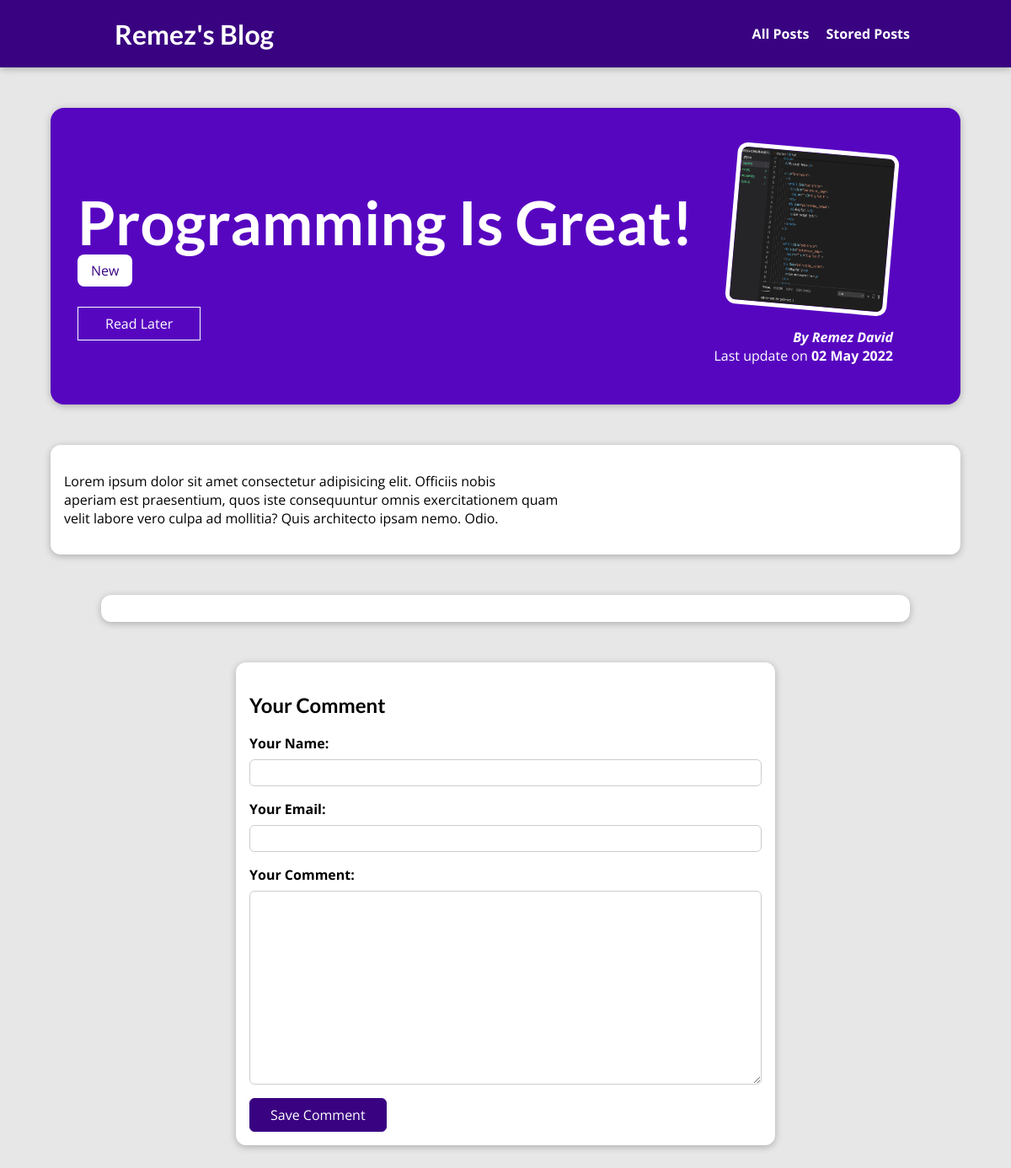
Page /posts/programming-is-fun on the committed database.
### blog/models.py (models this page shows, shortened)
class Post(models.Model):
    title = models.CharField(max_length=150)
    excerpt = models.CharField(max_length=200)
    image = models.ImageField(upload_to="posts", null=True)
    date = models.DateField(auto_now=True)
    slug = models.SlugField(unique=True)
    content = models.TextField(validators=[MinLengthValidator(10)])
    author = models.ForeignKey(
        Author, on_delete=models.SET_NULL, related_name="posts", null=True)
    tags = models.ManyToManyField(Tag)

class Tag(models.Model):
    caption = models.CharField(max_length=20)

class Author(models.Model):
    first_name = models.CharField(max_length=100)
    last_name = models.CharField(max_length=100)
    email_address = models.EmailField()
    def full_name(self):
        return f"{self.first_name} {self.last_name}"
    def __str__(self):
        return self.full_name()

### blog/views.py (the view, shortened to what this page needs)
# urls.py: path('posts/<slug:slug>', view=views.SinglePostView.as_view(),
class SinglePostView(View):
    def is_stored_post(self, request, post_id):
        stored_posts = request.session.get("stored_posts")
        if stored_posts is not None:
            is_saved_for_later = post_id in stored_posts
        else:
            is_saved_for_later = False
        return is_saved_for_later
    def get(self, request, slug):
        post = Post.objects.get(slug=slug)
        context = {
            "post": post,
            "post_tags": post.tags.all(),
            "comment_form": CommentForm(),
            "comments": post.comments.all().order_by("-id"),
            "saved_for_later": self.is_stored_post(request, post.id),
        }
        return render(request=request, template_name="blog/post-detail.html", context=context)

### blog/forms.py
class CommentForm(forms.ModelForm):
    class Meta:
        model = Comment
        exclude = ["post"]
        labels = {
            "user_name": "Your Name",
            "user_email": "Your Email",
            "text": "Your Comment",
        }

### blog/templates/blog/post-detail.html (shortened to what this page needs)
{% extends 'base.html' %}
{% load static %}
{% block css_files %}
<link rel="stylesheet" href={% static 'blog/post-detail.css' %}>
{% endblock css_files %}
{% block page_content %}
<section id='summary'>
    <h2>{{ post.title }}</h2>
    <div>
        {% for tag in post_tags %}
        <span class="tag">{{tag.caption}}</span>
        {% endfor %}
    </div>
    <div id="read-later">
       <form action="{% url 'read-later' %}" method="POST">
            <button>
                {% if saved_for_later %}
                Remove from "Read Later" list
                {% else %}
                Read Later
                {% endif %}
            </button>
       </form>
    </div>
    <article>
        <img src="{{ post.image.url }}"} alt={{ post.title }}>
        <address>By <a href="mailto:{{post.author.email_address}}">{{ post.author }}</a></address>
        <div>
            Last update on <time>{{post.date|date:'d M Y'}}</time>
        </div>
    </article>
</section>
<main>
    {{ post.content|linebreaks }}
</main>
<section id="comments">
</section>
    <section id="comment-form">
        <h2>Your Comment</h2>
        <form action="{% url 'post-detail-page' post.slug %}" method="POST">
            {% for form_field in comment_form %}
            <div class="form-control {% if form_field.errors %}invalid{% endif %}">
                {{ form_field.label_tag }}
                {{ form_field }}
            </div>
            {% endfor %}
            <button>Save Comment</button>
        </form>
    </section>
{% endblock  %}

### static/app.css (style rules this page uses)
* { box-sizing: border-box; }
html { font-family: 'Open Sans', 'Lato', sans-serif; }
body { margin: 0; }
h1, h2, h3 { font-family: 'Lato', sans-serif; font-weight: bold; }

### blog/static/blog/post-detail.css (style rules this page uses)
body { background-color: #e7e7e7; }
#summary { margin: 8rem auto 3rem auto; padding: 2rem; width: 90%; max-width: 90rem; border-radius: 16px; background-color: #5706c0; position: relative; box-shadow: 0 2px 8px rgba(0, 0, 0, 0.25); height: 22rem; }
#summary h2 { color: white; font-size: 4.5rem; margin-bottom: 0.25rem; }
#summary article { position: absolute; top: 2rem; right: 3rem; padding: 1rem 2rem; border-radius: 12px; text-align: right; color: white; }
#summary article img { width: 12rem; height: 12rem; border-radius: 12px; transform: rotateZ(5deg); border: 5px solid white; margin-bottom: 1rem; }
#summary address { font-weight: bold; }
#summary a { color: white; text-decoration: none; }
#summary time { font-weight: bold; }
#read-later { margin: 2rem 0; }
#read-later button { background-color: transparent; border: 1px solid white; padding: 0.5rem 2rem; font: inherit; color: white; cursor: pointer; }
main { width: 90%; max-width: 90rem; margin: 3rem auto; background-color: white; padding: 1rem; border-radius: 12px; box-shadow: 0 2px 8px rgba(0, 0, 0, 0.25); }
.tag { background-color: white; color: #390281; padding: 0.5rem 1rem; border-radius: 8px; }
#comment-form { margin: 3rem auto; width: 90%; max-width: 40rem; border-radius: 12px; background-color: white; box-shadow: 0 2px 8px rgba(0, 0, 0, 0.25); padding: 1rem; }
#comment-form button { font: inherit; background-color: #390281; color: white; border: 1px solid #390281; padding: 0.5rem 1.5rem; border-radius: 6px; cursor: pointer; }
.form-control { margin-bottom: 1rem; }
.form-control label { font-weight: bold; margin-bottom: 0.5rem; display: block; }
.form-control input, .form-control textarea { display: block; width: 100%; font: inherit; padding: 0.25rem; border-radius: 6px; border: 1px solid #ccc; }
#comments { margin: 3rem auto; width: 90%; max-width: 60rem; border-radius: 12px; background-color: white; box-shadow: 0 2px 8px rgba(0, 0, 0, 0.25); padding: 1rem 2rem; }

### rows in the picture
Post: title "Programming Is Great!", image (picture), author "Remez David", date "02 May 2022", content "Lorem ipsum dolor sit amet consectetur adipisicing elit. Officiis nobis aperiam est praesentium, quos iste consequuntur omnis exercitationem quam velit labore vero culpa ad mollitia? Quis architecto ipsam nemo. Odio."
Tag: caption "New"
